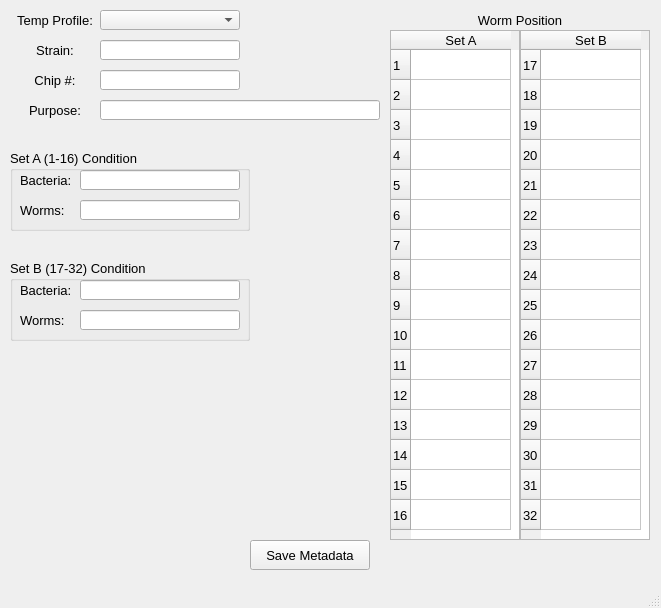
<?xml version="1.0" encoding="UTF-8"?>
<ui version="4.0">
 <class>MainWindow</class>
 <widget class="QMainWindow" name="MainWindow">
  <property name="geometry">
   <rect>
    <x>0</x>
    <y>0</y>
    <width>661</width>
    <height>608</height>
   </rect>
  </property>
  <property name="windowTitle">
   <string>MainWindow</string>
  </property>
  <widget class="QWidget" name="centralwidget">
   <widget class="QGroupBox" name="groupBox">
    <property name="geometry">
     <rect>
      <x>10</x>
      <y>150</y>
      <width>240</width>
      <height>81</height>
     </rect>
    </property>
    <property name="font">
     <font>
      <pointsize>10</pointsize>
     </font>
    </property>
    <property name="title">
     <string>Set A (1-16) Condition</string>
    </property>
    <widget class="QLabel" name="setABacteriaLabel">
     <property name="geometry">
      <rect>
       <x>10</x>
       <y>20</y>
       <width>60</width>
       <height>20</height>
      </rect>
     </property>
     <property name="font">
      <font>
       <pointsize>10</pointsize>
      </font>
     </property>
     <property name="text">
      <string>Bacteria:</string>
     </property>
    </widget>
    <widget class="QLineEdit" name="setABacteriaLine">
     <property name="geometry">
      <rect>
       <x>70</x>
       <y>20</y>
       <width>160</width>
       <height>20</height>
      </rect>
     </property>
     <property name="alignment">
      <set>Qt::AlignCenter</set>
     </property>
    </widget>
    <widget class="QLabel" name="setAWormsLabel">
     <property name="geometry">
      <rect>
       <x>10</x>
       <y>50</y>
       <width>60</width>
       <height>20</height>
      </rect>
     </property>
     <property name="font">
      <font>
       <pointsize>10</pointsize>
      </font>
     </property>
     <property name="text">
      <string>Worms:</string>
     </property>
    </widget>
    <widget class="QLineEdit" name="setAWormsLine">
     <property name="geometry">
      <rect>
       <x>70</x>
       <y>50</y>
       <width>160</width>
       <height>20</height>
      </rect>
     </property>
     <property name="alignment">
      <set>Qt::AlignCenter</set>
     </property>
    </widget>
   </widget>
   <widget class="QGroupBox" name="groupBox_2">
    <property name="geometry">
     <rect>
      <x>10</x>
      <y>260</y>
      <width>240</width>
      <height>81</height>
     </rect>
    </property>
    <property name="font">
     <font>
      <pointsize>10</pointsize>
     </font>
    </property>
    <property name="title">
     <string>Set B (17-32) Condition</string>
    </property>
    <widget class="QLabel" name="setBBacteriaLabel">
     <property name="geometry">
      <rect>
       <x>10</x>
       <y>20</y>
       <width>60</width>
       <height>20</height>
      </rect>
     </property>
     <property name="font">
      <font>
       <pointsize>10</pointsize>
      </font>
     </property>
     <property name="text">
      <string>Bacteria:</string>
     </property>
    </widget>
    <widget class="QLineEdit" name="setBBacteriaLine">
     <property name="geometry">
      <rect>
       <x>70</x>
       <y>20</y>
       <width>160</width>
       <height>20</height>
      </rect>
     </property>
     <property name="alignment">
      <set>Qt::AlignCenter</set>
     </property>
    </widget>
    <widget class="QLabel" name="setBWormsLabel">
     <property name="geometry">
      <rect>
       <x>10</x>
       <y>50</y>
       <width>60</width>
       <height>20</height>
      </rect>
     </property>
     <property name="font">
      <font>
       <pointsize>10</pointsize>
      </font>
     </property>
     <property name="text">
      <string>Worms:</string>
     </property>
    </widget>
    <widget class="QLineEdit" name="setBWormsLine">
     <property name="geometry">
      <rect>
       <x>70</x>
       <y>50</y>
       <width>160</width>
       <height>20</height>
      </rect>
     </property>
     <property name="alignment">
      <set>Qt::AlignCenter</set>
     </property>
    </widget>
   </widget>
   <widget class="QTableWidget" name="setATableWidget">
    <property name="geometry">
     <rect>
      <x>390</x>
      <y>30</y>
      <width>130</width>
      <height>510</height>
     </rect>
    </property>
    <property name="font">
     <font>
      <pointsize>10</pointsize>
     </font>
    </property>
    <property name="verticalScrollBarPolicy">
     <enum>Qt::ScrollBarAlwaysOff</enum>
    </property>
    <row>
     <property name="text">
      <string>1</string>
     </property>
    </row>
    <row>
     <property name="text">
      <string>2</string>
     </property>
    </row>
    <row>
     <property name="text">
      <string>3</string>
     </property>
    </row>
    <row>
     <property name="text">
      <string>4</string>
     </property>
    </row>
    <row>
     <property name="text">
      <string>5</string>
     </property>
    </row>
    <row>
     <property name="text">
      <string>6</string>
     </property>
    </row>
    <row>
     <property name="text">
      <string>7</string>
     </property>
    </row>
    <row>
     <property name="text">
      <string>8</string>
     </property>
    </row>
    <row>
     <property name="text">
      <string>9</string>
     </property>
    </row>
    <row>
     <property name="text">
      <string>10</string>
     </property>
    </row>
    <row>
     <property name="text">
      <string>11</string>
     </property>
    </row>
    <row>
     <property name="text">
      <string>12</string>
     </property>
    </row>
    <row>
     <property name="text">
      <string>13</string>
     </property>
    </row>
    <row>
     <property name="text">
      <string>14</string>
     </property>
    </row>
    <row>
     <property name="text">
      <string>15</string>
     </property>
    </row>
    <row>
     <property name="text">
      <string>16</string>
     </property>
    </row>
    <column>
     <property name="text">
      <string>Set A</string>
     </property>
     <property name="font">
      <font>
       <pointsize>10</pointsize>
      </font>
     </property>
    </column>
   </widget>
   <widget class="QTableWidget" name="setBTableWidget">
    <property name="geometry">
     <rect>
      <x>520</x>
      <y>30</y>
      <width>130</width>
      <height>510</height>
     </rect>
    </property>
    <property name="font">
     <font>
      <pointsize>10</pointsize>
     </font>
    </property>
    <property name="verticalScrollBarPolicy">
     <enum>Qt::ScrollBarAlwaysOff</enum>
    </property>
    <row>
     <property name="text">
      <string>17</string>
     </property>
    </row>
    <row>
     <property name="text">
      <string>18</string>
     </property>
    </row>
    <row>
     <property name="text">
      <string>19</string>
     </property>
    </row>
    <row>
     <property name="text">
      <string>20</string>
     </property>
    </row>
    <row>
     <property name="text">
      <string>21</string>
     </property>
    </row>
    <row>
     <property name="text">
      <string>22</string>
     </property>
    </row>
    <row>
     <property name="text">
      <string>23</string>
     </property>
    </row>
    <row>
     <property name="text">
      <string>24</string>
     </property>
    </row>
    <row>
     <property name="text">
      <string>25</string>
     </property>
    </row>
    <row>
     <property name="text">
      <string>26</string>
     </property>
    </row>
    <row>
     <property name="text">
      <string>27</string>
     </property>
    </row>
    <row>
     <property name="text">
      <string>28</string>
     </property>
    </row>
    <row>
     <property name="text">
      <string>29</string>
     </property>
    </row>
    <row>
     <property name="text">
      <string>30</string>
     </property>
    </row>
    <row>
     <property name="text">
      <string>31</string>
     </property>
    </row>
    <row>
     <property name="text">
      <string>32</string>
     </property>
    </row>
    <column>
     <property name="text">
      <string>Set B</string>
     </property>
     <property name="font">
      <font>
       <pointsize>10</pointsize>
      </font>
     </property>
    </column>
   </widget>
   <widget class="QLabel" name="wormPositionLabel">
    <property name="geometry">
     <rect>
      <x>470</x>
      <y>10</y>
      <width>100</width>
      <height>20</height>
     </rect>
    </property>
    <property name="font">
     <font>
      <pointsize>10</pointsize>
     </font>
    </property>
    <property name="text">
     <string>Worm Position</string>
    </property>
    <property name="alignment">
     <set>Qt::AlignCenter</set>
    </property>
   </widget>
   <widget class="QWidget" name="layoutWidget">
    <property name="geometry">
     <rect>
      <x>0</x>
      <y>0</y>
      <width>2</width>
      <height>2</height>
     </rect>
    </property>
    <layout class="QHBoxLayout" name="horizontalLayout_14"/>
   </widget>
   <widget class="QWidget" name="layoutWidget">
    <property name="geometry">
     <rect>
      <x>0</x>
      <y>0</y>
      <width>2</width>
      <height>2</height>
     </rect>
    </property>
    <layout class="QHBoxLayout" name="horizontalLayout_15"/>
   </widget>
   <widget class="QWidget" name="layoutWidget">
    <property name="geometry">
     <rect>
      <x>0</x>
      <y>0</y>
      <width>2</width>
      <height>2</height>
     </rect>
    </property>
    <layout class="QHBoxLayout" name="horizontalLayout_16"/>
   </widget>
   <widget class="QWidget" name="layoutWidget">
    <property name="geometry">
     <rect>
      <x>0</x>
      <y>0</y>
      <width>2</width>
      <height>2</height>
     </rect>
    </property>
    <layout class="QHBoxLayout" name="horizontalLayout_17"/>
   </widget>
   <widget class="QPushButton" name="saveMetadataButton">
    <property name="geometry">
     <rect>
      <x>250</x>
      <y>540</y>
      <width>120</width>
      <height>30</height>
     </rect>
    </property>
    <property name="font">
     <font>
      <pointsize>10</pointsize>
     </font>
    </property>
    <property name="text">
     <string>Save Metadata</string>
    </property>
   </widget>
   <widget class="QLineEdit" name="strainLine">
    <property name="geometry">
     <rect>
      <x>100</x>
      <y>40</y>
      <width>140</width>
      <height>20</height>
     </rect>
    </property>
    <property name="font">
     <font>
      <pointsize>10</pointsize>
     </font>
    </property>
    <property name="alignment">
     <set>Qt::AlignCenter</set>
    </property>
   </widget>
   <widget class="QLabel" name="strainLabel">
    <property name="geometry">
     <rect>
      <x>10</x>
      <y>40</y>
      <width>90</width>
      <height>20</height>
     </rect>
    </property>
    <property name="font">
     <font>
      <pointsize>10</pointsize>
     </font>
    </property>
    <property name="text">
     <string>Strain:</string>
    </property>
    <property name="alignment">
     <set>Qt::AlignCenter</set>
    </property>
   </widget>
   <widget class="QLabel" name="chipLabel">
    <property name="geometry">
     <rect>
      <x>10</x>
      <y>70</y>
      <width>90</width>
      <height>20</height>
     </rect>
    </property>
    <property name="font">
     <font>
      <pointsize>10</pointsize>
     </font>
    </property>
    <property name="text">
     <string>Chip #:</string>
    </property>
    <property name="alignment">
     <set>Qt::AlignCenter</set>
    </property>
   </widget>
   <widget class="QLineEdit" name="chipLine">
    <property name="geometry">
     <rect>
      <x>100</x>
      <y>70</y>
      <width>140</width>
      <height>20</height>
     </rect>
    </property>
    <property name="font">
     <font>
      <pointsize>10</pointsize>
     </font>
    </property>
    <property name="alignment">
     <set>Qt::AlignCenter</set>
    </property>
   </widget>
   <widget class="QComboBox" name="tempProfileBox">
    <property name="geometry">
     <rect>
      <x>100</x>
      <y>10</y>
      <width>140</width>
      <height>20</height>
     </rect>
    </property>
    <property name="maximumSize">
     <size>
      <width>16777215</width>
      <height>16777215</height>
     </size>
    </property>
    <property name="font">
     <font>
      <pointsize>10</pointsize>
     </font>
    </property>
   </widget>
   <widget class="QLabel" name="tempProfileLabel">
    <property name="geometry">
     <rect>
      <x>10</x>
      <y>10</y>
      <width>90</width>
      <height>20</height>
     </rect>
    </property>
    <property name="baseSize">
     <size>
      <width>6</width>
      <height>0</height>
     </size>
    </property>
    <property name="font">
     <font>
      <pointsize>10</pointsize>
     </font>
    </property>
    <property name="text">
     <string>Temp Profile:</string>
    </property>
    <property name="alignment">
     <set>Qt::AlignCenter</set>
    </property>
   </widget>
   <widget class="QLabel" name="purposeLabel">
    <property name="geometry">
     <rect>
      <x>10</x>
      <y>100</y>
      <width>90</width>
      <height>20</height>
     </rect>
    </property>
    <property name="font">
     <font>
      <pointsize>10</pointsize>
     </font>
    </property>
    <property name="text">
     <string>Purpose:</string>
    </property>
    <property name="alignment">
     <set>Qt::AlignCenter</set>
    </property>
   </widget>
   <widget class="QLineEdit" name="purposeLine">
    <property name="geometry">
     <rect>
      <x>100</x>
      <y>100</y>
      <width>280</width>
      <height>20</height>
     </rect>
    </property>
    <property name="font">
     <font>
      <pointsize>10</pointsize>
     </font>
    </property>
    <property name="alignment">
     <set>Qt::AlignLeading|Qt::AlignLeft|Qt::AlignVCenter</set>
    </property>
   </widget>
  </widget>
  <widget class="QMenuBar" name="menubar">
   <property name="geometry">
    <rect>
     <x>0</x>
     <y>0</y>
     <width>661</width>
     <height>21</height>
    </rect>
   </property>
  </widget>
  <widget class="QStatusBar" name="statusbar"/>
 </widget>
 <resources/>
 <connections/>
</ui>
